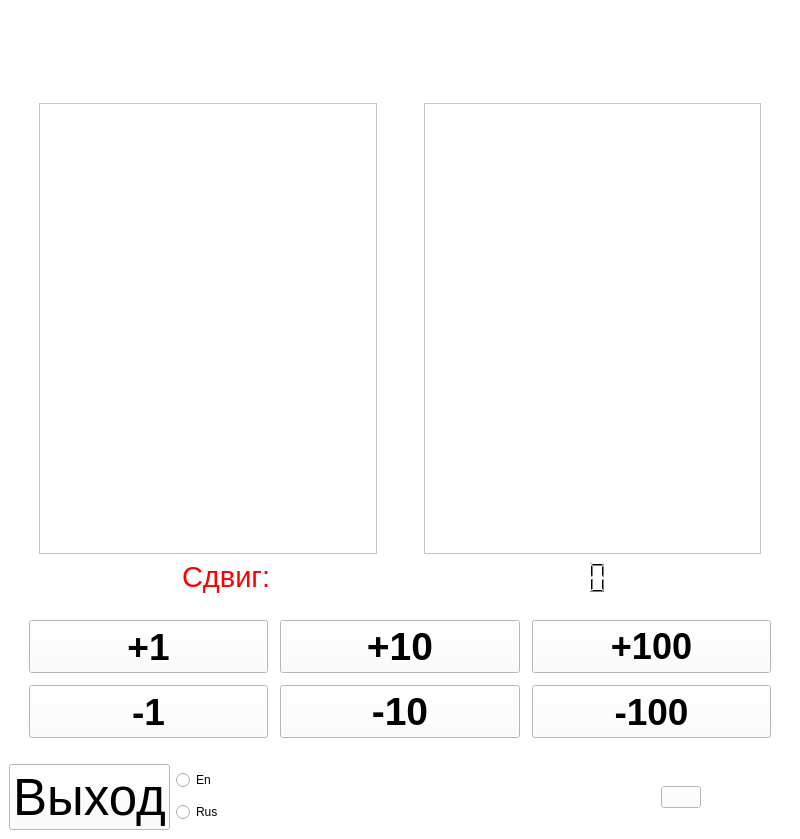
<?xml version="1.0" encoding="UTF-8"?>
<ui version="4.0">
 <class>MainWindow</class>
 <widget class="QMainWindow" name="MainWindow">
  <property name="geometry">
   <rect>
    <x>0</x>
    <y>0</y>
    <width>800</width>
    <height>839</height>
   </rect>
  </property>
  <property name="palette">
   <palette>
    <active>
     <colorrole role="WindowText">
      <brush brushstyle="SolidPattern">
       <color alpha="255">
        <red>0</red>
        <green>0</green>
        <blue>0</blue>
       </color>
      </brush>
     </colorrole>
     <colorrole role="Button">
      <brush brushstyle="SolidPattern">
       <color alpha="255">
        <red>255</red>
        <green>255</green>
        <blue>255</blue>
       </color>
      </brush>
     </colorrole>
     <colorrole role="Light">
      <brush brushstyle="SolidPattern">
       <color alpha="255">
        <red>255</red>
        <green>255</green>
        <blue>255</blue>
       </color>
      </brush>
     </colorrole>
     <colorrole role="Midlight">
      <brush brushstyle="SolidPattern">
       <color alpha="255">
        <red>255</red>
        <green>255</green>
        <blue>255</blue>
       </color>
      </brush>
     </colorrole>
     <colorrole role="Dark">
      <brush brushstyle="SolidPattern">
       <color alpha="255">
        <red>127</red>
        <green>127</green>
        <blue>127</blue>
       </color>
      </brush>
     </colorrole>
     <colorrole role="Mid">
      <brush brushstyle="SolidPattern">
       <color alpha="255">
        <red>170</red>
        <green>170</green>
        <blue>170</blue>
       </color>
      </brush>
     </colorrole>
     <colorrole role="Text">
      <brush brushstyle="SolidPattern">
       <color alpha="255">
        <red>0</red>
        <green>0</green>
        <blue>0</blue>
       </color>
      </brush>
     </colorrole>
     <colorrole role="BrightText">
      <brush brushstyle="SolidPattern">
       <color alpha="255">
        <red>255</red>
        <green>255</green>
        <blue>255</blue>
       </color>
      </brush>
     </colorrole>
     <colorrole role="ButtonText">
      <brush brushstyle="SolidPattern">
       <color alpha="255">
        <red>0</red>
        <green>0</green>
        <blue>0</blue>
       </color>
      </brush>
     </colorrole>
     <colorrole role="Base">
      <brush brushstyle="SolidPattern">
       <color alpha="255">
        <red>255</red>
        <green>255</green>
        <blue>255</blue>
       </color>
      </brush>
     </colorrole>
     <colorrole role="Window">
      <brush brushstyle="SolidPattern">
       <color alpha="255">
        <red>255</red>
        <green>255</green>
        <blue>255</blue>
       </color>
      </brush>
     </colorrole>
     <colorrole role="Shadow">
      <brush brushstyle="SolidPattern">
       <color alpha="255">
        <red>0</red>
        <green>0</green>
        <blue>0</blue>
       </color>
      </brush>
     </colorrole>
     <colorrole role="AlternateBase">
      <brush brushstyle="SolidPattern">
       <color alpha="255">
        <red>255</red>
        <green>255</green>
        <blue>255</blue>
       </color>
      </brush>
     </colorrole>
     <colorrole role="ToolTipBase">
      <brush brushstyle="SolidPattern">
       <color alpha="255">
        <red>255</red>
        <green>255</green>
        <blue>220</blue>
       </color>
      </brush>
     </colorrole>
     <colorrole role="ToolTipText">
      <brush brushstyle="SolidPattern">
       <color alpha="255">
        <red>0</red>
        <green>0</green>
        <blue>0</blue>
       </color>
      </brush>
     </colorrole>
     <colorrole role="PlaceholderText">
      <brush brushstyle="SolidPattern">
       <color alpha="128">
        <red>0</red>
        <green>0</green>
        <blue>0</blue>
       </color>
      </brush>
     </colorrole>
    </active>
    <inactive>
     <colorrole role="WindowText">
      <brush brushstyle="SolidPattern">
       <color alpha="255">
        <red>0</red>
        <green>0</green>
        <blue>0</blue>
       </color>
      </brush>
     </colorrole>
     <colorrole role="Button">
      <brush brushstyle="SolidPattern">
       <color alpha="255">
        <red>255</red>
        <green>255</green>
        <blue>255</blue>
       </color>
      </brush>
     </colorrole>
     <colorrole role="Light">
      <brush brushstyle="SolidPattern">
       <color alpha="255">
        <red>255</red>
        <green>255</green>
        <blue>255</blue>
       </color>
      </brush>
     </colorrole>
     <colorrole role="Midlight">
      <brush brushstyle="SolidPattern">
       <color alpha="255">
        <red>255</red>
        <green>255</green>
        <blue>255</blue>
       </color>
      </brush>
     </colorrole>
     <colorrole role="Dark">
      <brush brushstyle="SolidPattern">
       <color alpha="255">
        <red>127</red>
        <green>127</green>
        <blue>127</blue>
       </color>
      </brush>
     </colorrole>
     <colorrole role="Mid">
      <brush brushstyle="SolidPattern">
       <color alpha="255">
        <red>170</red>
        <green>170</green>
        <blue>170</blue>
       </color>
      </brush>
     </colorrole>
     <colorrole role="Text">
      <brush brushstyle="SolidPattern">
       <color alpha="255">
        <red>0</red>
        <green>0</green>
        <blue>0</blue>
       </color>
      </brush>
     </colorrole>
     <colorrole role="BrightText">
      <brush brushstyle="SolidPattern">
       <color alpha="255">
        <red>255</red>
        <green>255</green>
        <blue>255</blue>
       </color>
      </brush>
     </colorrole>
     <colorrole role="ButtonText">
      <brush brushstyle="SolidPattern">
       <color alpha="255">
        <red>0</red>
        <green>0</green>
        <blue>0</blue>
       </color>
      </brush>
     </colorrole>
     <colorrole role="Base">
      <brush brushstyle="SolidPattern">
       <color alpha="255">
        <red>255</red>
        <green>255</green>
        <blue>255</blue>
       </color>
      </brush>
     </colorrole>
     <colorrole role="Window">
      <brush brushstyle="SolidPattern">
       <color alpha="255">
        <red>255</red>
        <green>255</green>
        <blue>255</blue>
       </color>
      </brush>
     </colorrole>
     <colorrole role="Shadow">
      <brush brushstyle="SolidPattern">
       <color alpha="255">
        <red>0</red>
        <green>0</green>
        <blue>0</blue>
       </color>
      </brush>
     </colorrole>
     <colorrole role="AlternateBase">
      <brush brushstyle="SolidPattern">
       <color alpha="255">
        <red>255</red>
        <green>255</green>
        <blue>255</blue>
       </color>
      </brush>
     </colorrole>
     <colorrole role="ToolTipBase">
      <brush brushstyle="SolidPattern">
       <color alpha="255">
        <red>255</red>
        <green>255</green>
        <blue>220</blue>
       </color>
      </brush>
     </colorrole>
     <colorrole role="ToolTipText">
      <brush brushstyle="SolidPattern">
       <color alpha="255">
        <red>0</red>
        <green>0</green>
        <blue>0</blue>
       </color>
      </brush>
     </colorrole>
     <colorrole role="PlaceholderText">
      <brush brushstyle="SolidPattern">
       <color alpha="128">
        <red>0</red>
        <green>0</green>
        <blue>0</blue>
       </color>
      </brush>
     </colorrole>
    </inactive>
    <disabled>
     <colorrole role="WindowText">
      <brush brushstyle="SolidPattern">
       <color alpha="255">
        <red>127</red>
        <green>127</green>
        <blue>127</blue>
       </color>
      </brush>
     </colorrole>
     <colorrole role="Button">
      <brush brushstyle="SolidPattern">
       <color alpha="255">
        <red>255</red>
        <green>255</green>
        <blue>255</blue>
       </color>
      </brush>
     </colorrole>
     <colorrole role="Light">
      <brush brushstyle="SolidPattern">
       <color alpha="255">
        <red>255</red>
        <green>255</green>
        <blue>255</blue>
       </color>
      </brush>
     </colorrole>
     <colorrole role="Midlight">
      <brush brushstyle="SolidPattern">
       <color alpha="255">
        <red>255</red>
        <green>255</green>
        <blue>255</blue>
       </color>
      </brush>
     </colorrole>
     <colorrole role="Dark">
      <brush brushstyle="SolidPattern">
       <color alpha="255">
        <red>127</red>
        <green>127</green>
        <blue>127</blue>
       </color>
      </brush>
     </colorrole>
     <colorrole role="Mid">
      <brush brushstyle="SolidPattern">
       <color alpha="255">
        <red>170</red>
        <green>170</green>
        <blue>170</blue>
       </color>
      </brush>
     </colorrole>
     <colorrole role="Text">
      <brush brushstyle="SolidPattern">
       <color alpha="255">
        <red>127</red>
        <green>127</green>
        <blue>127</blue>
       </color>
      </brush>
     </colorrole>
     <colorrole role="BrightText">
      <brush brushstyle="SolidPattern">
       <color alpha="255">
        <red>255</red>
        <green>255</green>
        <blue>255</blue>
       </color>
      </brush>
     </colorrole>
     <colorrole role="ButtonText">
      <brush brushstyle="SolidPattern">
       <color alpha="255">
        <red>127</red>
        <green>127</green>
        <blue>127</blue>
       </color>
      </brush>
     </colorrole>
     <colorrole role="Base">
      <brush brushstyle="SolidPattern">
       <color alpha="255">
        <red>255</red>
        <green>255</green>
        <blue>255</blue>
       </color>
      </brush>
     </colorrole>
     <colorrole role="Window">
      <brush brushstyle="SolidPattern">
       <color alpha="255">
        <red>255</red>
        <green>255</green>
        <blue>255</blue>
       </color>
      </brush>
     </colorrole>
     <colorrole role="Shadow">
      <brush brushstyle="SolidPattern">
       <color alpha="255">
        <red>0</red>
        <green>0</green>
        <blue>0</blue>
       </color>
      </brush>
     </colorrole>
     <colorrole role="AlternateBase">
      <brush brushstyle="SolidPattern">
       <color alpha="255">
        <red>255</red>
        <green>255</green>
        <blue>255</blue>
       </color>
      </brush>
     </colorrole>
     <colorrole role="ToolTipBase">
      <brush brushstyle="SolidPattern">
       <color alpha="255">
        <red>255</red>
        <green>255</green>
        <blue>220</blue>
       </color>
      </brush>
     </colorrole>
     <colorrole role="ToolTipText">
      <brush brushstyle="SolidPattern">
       <color alpha="255">
        <red>0</red>
        <green>0</green>
        <blue>0</blue>
       </color>
      </brush>
     </colorrole>
     <colorrole role="PlaceholderText">
      <brush brushstyle="SolidPattern">
       <color alpha="128">
        <red>0</red>
        <green>0</green>
        <blue>0</blue>
       </color>
      </brush>
     </colorrole>
    </disabled>
   </palette>
  </property>
  <property name="windowTitle">
   <string>MainWindow</string>
  </property>
  <property name="windowIcon">
   <iconset>
    <normaloff>C:/Users/SAS/Desktop/Paomedia-Small-N-Flat-Cat.ico</normaloff>C:/Users/SAS/Desktop/Paomedia-Small-N-Flat-Cat.ico</iconset>
  </property>
  <property name="styleSheet">
   <string notr="true">background-image: url(:/C:/Users/SAS/Desktop/Vermillion-Lake-Stars-Qhd-Wallpaper-1080x1920.jpg);
</string>
  </property>
  <widget class="QWidget" name="centralwidget">
   <property name="styleSheet">
    <string notr="true">background-image: url(:/C:/Users/SAS/Desktop/jhg.png);</string>
   </property>
   <layout class="QGridLayout" name="gridLayout">
    <item row="0" column="0">
     <layout class="QVBoxLayout" name="verticalLayout_5">
      <item>
       <layout class="QHBoxLayout" name="horizontalLayout_4">
        <property name="spacing">
         <number>47</number>
        </property>
        <property name="leftMargin">
         <number>30</number>
        </property>
        <property name="rightMargin">
         <number>30</number>
        </property>
        <item>
         <layout class="QVBoxLayout" name="verticalLayout_3">
          <item>
           <widget class="QLabel" name="label_2">
            <property name="palette">
             <palette>
              <active>
               <colorrole role="WindowText">
                <brush brushstyle="SolidPattern">
                 <color alpha="255">
                  <red>255</red>
                  <green>255</green>
                  <blue>255</blue>
                 </color>
                </brush>
               </colorrole>
              </active>
              <inactive>
               <colorrole role="WindowText">
                <brush brushstyle="SolidPattern">
                 <color alpha="255">
                  <red>255</red>
                  <green>255</green>
                  <blue>255</blue>
                 </color>
                </brush>
               </colorrole>
              </inactive>
              <disabled>
               <colorrole role="WindowText">
                <brush brushstyle="SolidPattern">
                 <color alpha="255">
                  <red>120</red>
                  <green>120</green>
                  <blue>120</blue>
                 </color>
                </brush>
               </colorrole>
              </disabled>
             </palette>
            </property>
            <property name="font">
             <font>
              <pointsize>31</pointsize>
             </font>
            </property>
            <property name="styleSheet">
             <string notr="true">background-image: url(:/C:/Users/SAS/Desktop/jhg.png);</string>
            </property>
            <property name="text">
             <string>Ввод:</string>
            </property>
           </widget>
          </item>
          <item>
           <widget class="QTextEdit" name="textEdit">
            <property name="styleSheet">
             <string notr="true">background-image: url(:/C:/Users/SAS/Desktop/white.png);</string>
            </property>
           </widget>
          </item>
         </layout>
        </item>
        <item>
         <layout class="QVBoxLayout" name="verticalLayout_4">
          <item>
           <widget class="QLabel" name="label_3">
            <property name="palette">
             <palette>
              <active>
               <colorrole role="WindowText">
                <brush brushstyle="SolidPattern">
                 <color alpha="255">
                  <red>255</red>
                  <green>255</green>
                  <blue>255</blue>
                 </color>
                </brush>
               </colorrole>
              </active>
              <inactive>
               <colorrole role="WindowText">
                <brush brushstyle="SolidPattern">
                 <color alpha="255">
                  <red>255</red>
                  <green>255</green>
                  <blue>255</blue>
                 </color>
                </brush>
               </colorrole>
              </inactive>
              <disabled>
               <colorrole role="WindowText">
                <brush brushstyle="SolidPattern">
                 <color alpha="255">
                  <red>120</red>
                  <green>120</green>
                  <blue>120</blue>
                 </color>
                </brush>
               </colorrole>
              </disabled>
             </palette>
            </property>
            <property name="font">
             <font>
              <pointsize>31</pointsize>
             </font>
            </property>
            <property name="autoFillBackground">
             <bool>false</bool>
            </property>
            <property name="styleSheet">
             <string notr="true">background-image: url(:/C:/Users/SAS/Desktop/jhg.png);</string>
            </property>
            <property name="text">
             <string>Вывод:</string>
            </property>
           </widget>
          </item>
          <item>
           <widget class="QTextEdit" name="textEdit_2">
            <property name="sizePolicy">
             <sizepolicy hsizetype="Expanding" vsizetype="Expanding">
              <horstretch>0</horstretch>
              <verstretch>0</verstretch>
             </sizepolicy>
            </property>
            <property name="palette">
             <palette>
              <active/>
              <inactive/>
              <disabled/>
             </palette>
            </property>
            <property name="acceptDrops">
             <bool>true</bool>
            </property>
            <property name="toolTip">
             <string/>
            </property>
            <property name="styleSheet">
             <string notr="true">background-image: url(:/C:/Users/SAS/Desktop/white.png);</string>
            </property>
            <property name="readOnly">
             <bool>true</bool>
            </property>
           </widget>
          </item>
         </layout>
        </item>
       </layout>
      </item>
      <item>
       <layout class="QVBoxLayout" name="verticalLayout_2">
        <item>
         <layout class="QHBoxLayout" name="horizontalLayout_3">
          <property name="leftMargin">
           <number>173</number>
          </property>
          <property name="rightMargin">
           <number>100</number>
          </property>
          <item>
           <widget class="QLabel" name="label">
            <property name="palette">
             <palette>
              <active>
               <colorrole role="WindowText">
                <brush brushstyle="SolidPattern">
                 <color alpha="255">
                  <red>255</red>
                  <green>0</green>
                  <blue>0</blue>
                 </color>
                </brush>
               </colorrole>
              </active>
              <inactive>
               <colorrole role="WindowText">
                <brush brushstyle="SolidPattern">
                 <color alpha="255">
                  <red>255</red>
                  <green>0</green>
                  <blue>0</blue>
                 </color>
                </brush>
               </colorrole>
              </inactive>
              <disabled>
               <colorrole role="WindowText">
                <brush brushstyle="SolidPattern">
                 <color alpha="255">
                  <red>120</red>
                  <green>120</green>
                  <blue>120</blue>
                 </color>
                </brush>
               </colorrole>
              </disabled>
             </palette>
            </property>
            <property name="font">
             <font>
              <pointsize>22</pointsize>
             </font>
            </property>
            <property name="styleSheet">
             <string notr="true">background-image: url(:/C:/Users/SAS/Desktop/jhg.png);</string>
            </property>
            <property name="frameShape">
             <enum>QFrame::NoFrame</enum>
            </property>
            <property name="frameShadow">
             <enum>QFrame::Sunken</enum>
            </property>
            <property name="text">
             <string>Сдвиг:</string>
            </property>
           </widget>
          </item>
          <item>
           <widget class="QLCDNumber" name="lcdNumber">
            <property name="font">
             <font>
              <pointsize>8</pointsize>
             </font>
            </property>
            <property name="styleSheet">
             <string notr="true">background-image: url(:/C:/Users/SAS/Desktop/jhg.png);</string>
            </property>
            <property name="frameShape">
             <enum>QFrame::NoFrame</enum>
            </property>
           </widget>
          </item>
         </layout>
        </item>
        <item>
         <layout class="QVBoxLayout" name="verticalLayout">
          <property name="spacing">
           <number>12</number>
          </property>
          <property name="leftMargin">
           <number>20</number>
          </property>
          <property name="topMargin">
           <number>20</number>
          </property>
          <property name="rightMargin">
           <number>20</number>
          </property>
          <property name="bottomMargin">
           <number>20</number>
          </property>
          <item>
           <layout class="QHBoxLayout" name="horizontalLayout">
            <item>
             <widget class="QPushButton" name="pushButton">
              <property name="sizePolicy">
               <sizepolicy hsizetype="Minimum" vsizetype="Minimum">
                <horstretch>0</horstretch>
                <verstretch>0</verstretch>
               </sizepolicy>
              </property>
              <property name="font">
               <font>
                <pointsize>28</pointsize>
                <weight>75</weight>
                <bold>true</bold>
               </font>
              </property>
              <property name="styleSheet">
               <string notr="true">background-image: url(:/C:/Users/SAS/Desktop/white.png);</string>
              </property>
              <property name="text">
               <string>+1</string>
              </property>
             </widget>
            </item>
            <item>
             <widget class="QPushButton" name="pushButton_3">
              <property name="sizePolicy">
               <sizepolicy hsizetype="Minimum" vsizetype="Minimum">
                <horstretch>0</horstretch>
                <verstretch>0</verstretch>
               </sizepolicy>
              </property>
              <property name="font">
               <font>
                <pointsize>29</pointsize>
                <weight>75</weight>
                <bold>true</bold>
               </font>
              </property>
              <property name="styleSheet">
               <string notr="true">background-image: url(:/C:/Users/SAS/Desktop/white.png);</string>
              </property>
              <property name="text">
               <string>+10</string>
              </property>
             </widget>
            </item>
            <item>
             <widget class="QPushButton" name="pushButton_4">
              <property name="sizePolicy">
               <sizepolicy hsizetype="Minimum" vsizetype="Minimum">
                <horstretch>0</horstretch>
                <verstretch>0</verstretch>
               </sizepolicy>
              </property>
              <property name="font">
               <font>
                <pointsize>27</pointsize>
                <weight>75</weight>
                <bold>true</bold>
               </font>
              </property>
              <property name="styleSheet">
               <string notr="true">background-image: url(:/C:/Users/SAS/Desktop/white.png);</string>
              </property>
              <property name="text">
               <string>+100</string>
              </property>
             </widget>
            </item>
           </layout>
          </item>
          <item>
           <layout class="QHBoxLayout" name="horizontalLayout_2">
            <item>
             <widget class="QPushButton" name="pushButton_2">
              <property name="sizePolicy">
               <sizepolicy hsizetype="Minimum" vsizetype="Minimum">
                <horstretch>0</horstretch>
                <verstretch>0</verstretch>
               </sizepolicy>
              </property>
              <property name="font">
               <font>
                <pointsize>28</pointsize>
                <weight>75</weight>
                <bold>true</bold>
               </font>
              </property>
              <property name="styleSheet">
               <string notr="true">background-image: url(:/C:/Users/SAS/Desktop/white.png);</string>
              </property>
              <property name="text">
               <string>-1</string>
              </property>
             </widget>
            </item>
            <item>
             <widget class="QPushButton" name="pushButton_5">
              <property name="sizePolicy">
               <sizepolicy hsizetype="Minimum" vsizetype="Minimum">
                <horstretch>0</horstretch>
                <verstretch>0</verstretch>
               </sizepolicy>
              </property>
              <property name="font">
               <font>
                <pointsize>29</pointsize>
                <weight>75</weight>
                <bold>true</bold>
               </font>
              </property>
              <property name="styleSheet">
               <string notr="true">background-image: url(:/C:/Users/SAS/Desktop/white.png);</string>
              </property>
              <property name="text">
               <string>-10</string>
              </property>
             </widget>
            </item>
            <item>
             <widget class="QPushButton" name="pushButton_6">
              <property name="sizePolicy">
               <sizepolicy hsizetype="Minimum" vsizetype="Minimum">
                <horstretch>0</horstretch>
                <verstretch>0</verstretch>
               </sizepolicy>
              </property>
              <property name="font">
               <font>
                <pointsize>28</pointsize>
                <weight>75</weight>
                <bold>true</bold>
               </font>
              </property>
              <property name="styleSheet">
               <string notr="true">background-image: url(:/C:/Users/SAS/Desktop/white.png);</string>
              </property>
              <property name="text">
               <string>-100</string>
              </property>
             </widget>
            </item>
           </layout>
          </item>
         </layout>
        </item>
       </layout>
      </item>
     </layout>
    </item>
    <item row="1" column="0">
     <layout class="QHBoxLayout" name="horizontalLayout_6">
      <property name="spacing">
       <number>6</number>
      </property>
      <item>
       <widget class="QPushButton" name="pushButton_7">
        <property name="sizePolicy">
         <sizepolicy hsizetype="Fixed" vsizetype="Maximum">
          <horstretch>0</horstretch>
          <verstretch>0</verstretch>
         </sizepolicy>
        </property>
        <property name="font">
         <font>
          <pointsize>38</pointsize>
         </font>
        </property>
        <property name="styleSheet">
         <string notr="true">background-image: url(:/C:/Users/SAS/Desktop/white.png);</string>
        </property>
        <property name="text">
         <string>Выход</string>
        </property>
       </widget>
      </item>
      <item>
       <layout class="QVBoxLayout" name="verticalLayout_6" stretch="0,0">
        <property name="topMargin">
         <number>0</number>
        </property>
        <property name="rightMargin">
         <number>0</number>
        </property>
        <item>
         <widget class="QRadioButton" name="radioButton">
          <property name="text">
           <string>En</string>
          </property>
         </widget>
        </item>
        <item>
         <widget class="QRadioButton" name="radioButton_2">
          <property name="text">
           <string>Rus</string>
          </property>
         </widget>
        </item>
       </layout>
      </item>
      <item>
       <layout class="QHBoxLayout" name="horizontalLayout_5">
        <property name="spacing">
         <number>0</number>
        </property>
        <property name="leftMargin">
         <number>333</number>
        </property>
        <property name="topMargin">
         <number>0</number>
        </property>
        <property name="rightMargin">
         <number>0</number>
        </property>
        <item>
         <widget class="QPushButton" name="pushButton_8">
          <property name="sizePolicy">
           <sizepolicy hsizetype="Fixed" vsizetype="Fixed">
            <horstretch>0</horstretch>
            <verstretch>0</verstretch>
           </sizepolicy>
          </property>
          <property name="palette">
           <palette>
            <active/>
            <inactive/>
            <disabled/>
           </palette>
          </property>
          <property name="autoFillBackground">
           <bool>false</bool>
          </property>
          <property name="styleSheet">
           <string notr="true">
</string>
          </property>
          <property name="text">
           <string/>
          </property>
          <property name="checkable">
           <bool>false</bool>
          </property>
         </widget>
        </item>
        <item>
         <widget class="QLabel" name="label_5">
          <property name="sizePolicy">
           <sizepolicy hsizetype="Fixed" vsizetype="Fixed">
            <horstretch>0</horstretch>
            <verstretch>0</verstretch>
           </sizepolicy>
          </property>
          <property name="palette">
           <palette>
            <active>
             <colorrole role="WindowText">
              <brush brushstyle="SolidPattern">
               <color alpha="255">
                <red>255</red>
                <green>255</green>
                <blue>255</blue>
               </color>
              </brush>
             </colorrole>
             <colorrole role="Text">
              <brush brushstyle="SolidPattern">
               <color alpha="255">
                <red>255</red>
                <green>255</green>
                <blue>255</blue>
               </color>
              </brush>
             </colorrole>
             <colorrole role="PlaceholderText">
              <brush brushstyle="SolidPattern">
               <color alpha="128">
                <red>255</red>
                <green>255</green>
                <blue>255</blue>
               </color>
              </brush>
             </colorrole>
            </active>
            <inactive>
             <colorrole role="WindowText">
              <brush brushstyle="SolidPattern">
               <color alpha="255">
                <red>255</red>
                <green>255</green>
                <blue>255</blue>
               </color>
              </brush>
             </colorrole>
             <colorrole role="Text">
              <brush brushstyle="SolidPattern">
               <color alpha="255">
                <red>255</red>
                <green>255</green>
                <blue>255</blue>
               </color>
              </brush>
             </colorrole>
             <colorrole role="PlaceholderText">
              <brush brushstyle="SolidPattern">
               <color alpha="128">
                <red>255</red>
                <green>255</green>
                <blue>255</blue>
               </color>
              </brush>
             </colorrole>
            </inactive>
            <disabled>
             <colorrole role="WindowText">
              <brush brushstyle="SolidPattern">
               <color alpha="255">
                <red>120</red>
                <green>120</green>
                <blue>120</blue>
               </color>
              </brush>
             </colorrole>
             <colorrole role="Text">
              <brush brushstyle="SolidPattern">
               <color alpha="255">
                <red>120</red>
                <green>120</green>
                <blue>120</blue>
               </color>
              </brush>
             </colorrole>
             <colorrole role="PlaceholderText">
              <brush brushstyle="SolidPattern">
               <color alpha="128">
                <red>0</red>
                <green>0</green>
                <blue>0</blue>
               </color>
              </brush>
             </colorrole>
            </disabled>
           </palette>
          </property>
          <property name="font">
           <font>
            <pointsize>10</pointsize>
            <weight>75</weight>
            <bold>true</bold>
           </font>
          </property>
          <property name="text">
           <string>PRIVETOSIKI</string>
          </property>
         </widget>
        </item>
        <item>
         <widget class="QLabel" name="label_4">
          <property name="sizePolicy">
           <sizepolicy hsizetype="Fixed" vsizetype="Fixed">
            <horstretch>0</horstretch>
            <verstretch>0</verstretch>
           </sizepolicy>
          </property>
          <property name="text">
           <string/>
          </property>
          <property name="pixmap">
           <pixmap resource="sas.qrc">:/C:/Users/SAS/Desktop/EasterEggs.png</pixmap>
          </property>
         </widget>
        </item>
       </layout>
      </item>
     </layout>
    </item>
   </layout>
  </widget>
 </widget>
 <resources>
  <include location="sas.qrc"/>
 </resources>
 <connections>
  <connection>
   <sender>pushButton</sender>
   <signal>clicked()</signal>
   <receiver>textEdit</receiver>
   <slot>update()</slot>
   <hints>
    <hint type="sourcelabel">
     <x>365</x>
     <y>302</y>
    </hint>
    <hint type="destinationlabel">
     <x>148</x>
     <y>146</y>
    </hint>
   </hints>
  </connection>
  <connection>
   <sender>pushButton_7</sender>
   <signal>clicked()</signal>
   <receiver>MainWindow</receiver>
   <slot>close()</slot>
   <hints>
    <hint type="sourcelabel">
     <x>530</x>
     <y>1635</y>
    </hint>
    <hint type="destinationlabel">
     <x>539</x>
     <y>959</y>
    </hint>
   </hints>
  </connection>
  <connection>
   <sender>pushButton_8</sender>
   <signal>pressed()</signal>
   <receiver>label_4</receiver>
   <slot>show()</slot>
   <hints>
    <hint type="sourcelabel">
     <x>536</x>
     <y>777</y>
    </hint>
    <hint type="destinationlabel">
     <x>718</x>
     <y>777</y>
    </hint>
   </hints>
  </connection>
  <connection>
   <sender>pushButton_8</sender>
   <signal>pressed()</signal>
   <receiver>label_5</receiver>
   <slot>show()</slot>
   <hints>
    <hint type="sourcelabel">
     <x>536</x>
     <y>777</y>
    </hint>
    <hint type="destinationlabel">
     <x>68</x>
     <y>733</y>
    </hint>
   </hints>
  </connection>
 </connections>
</ui>
